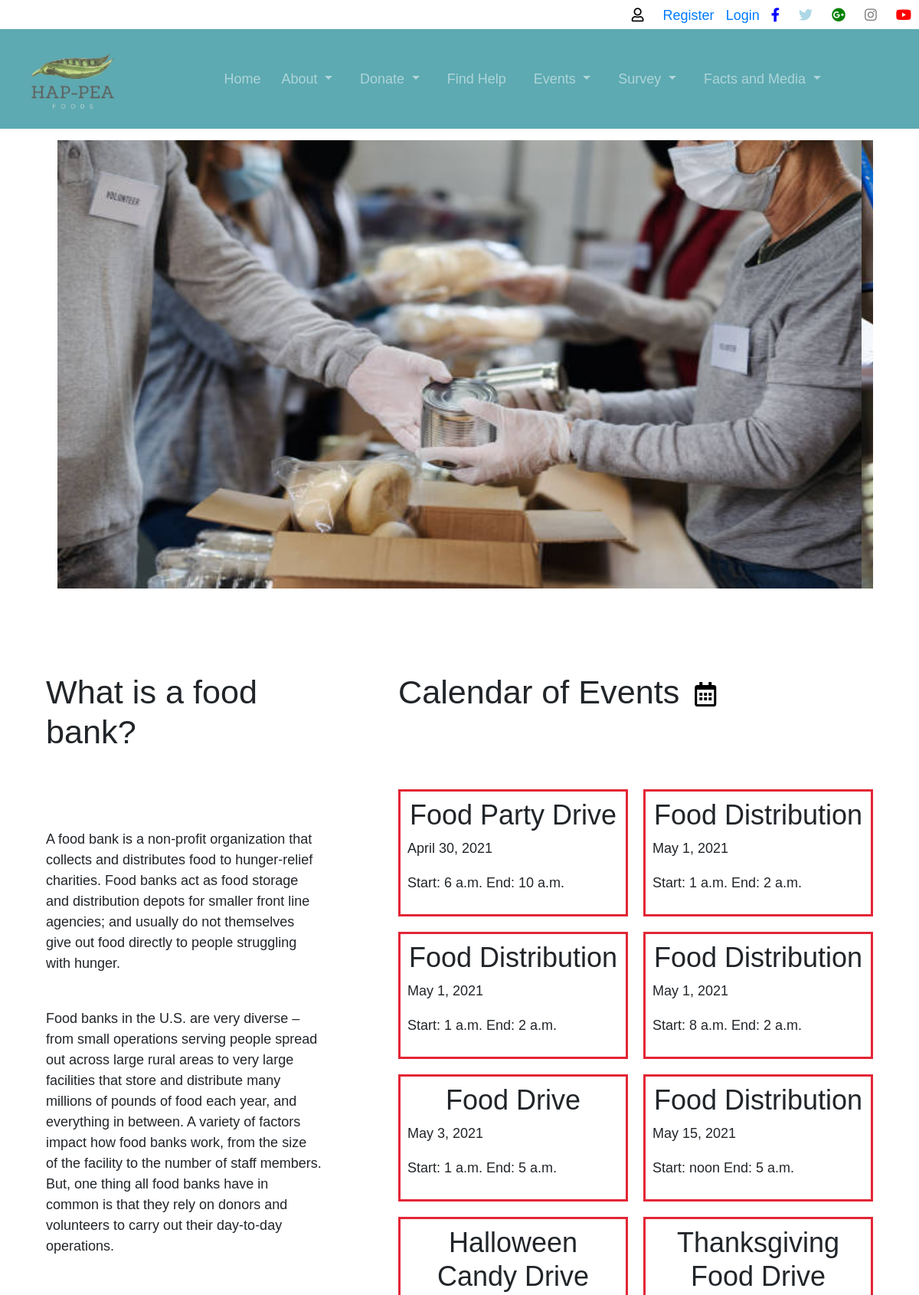
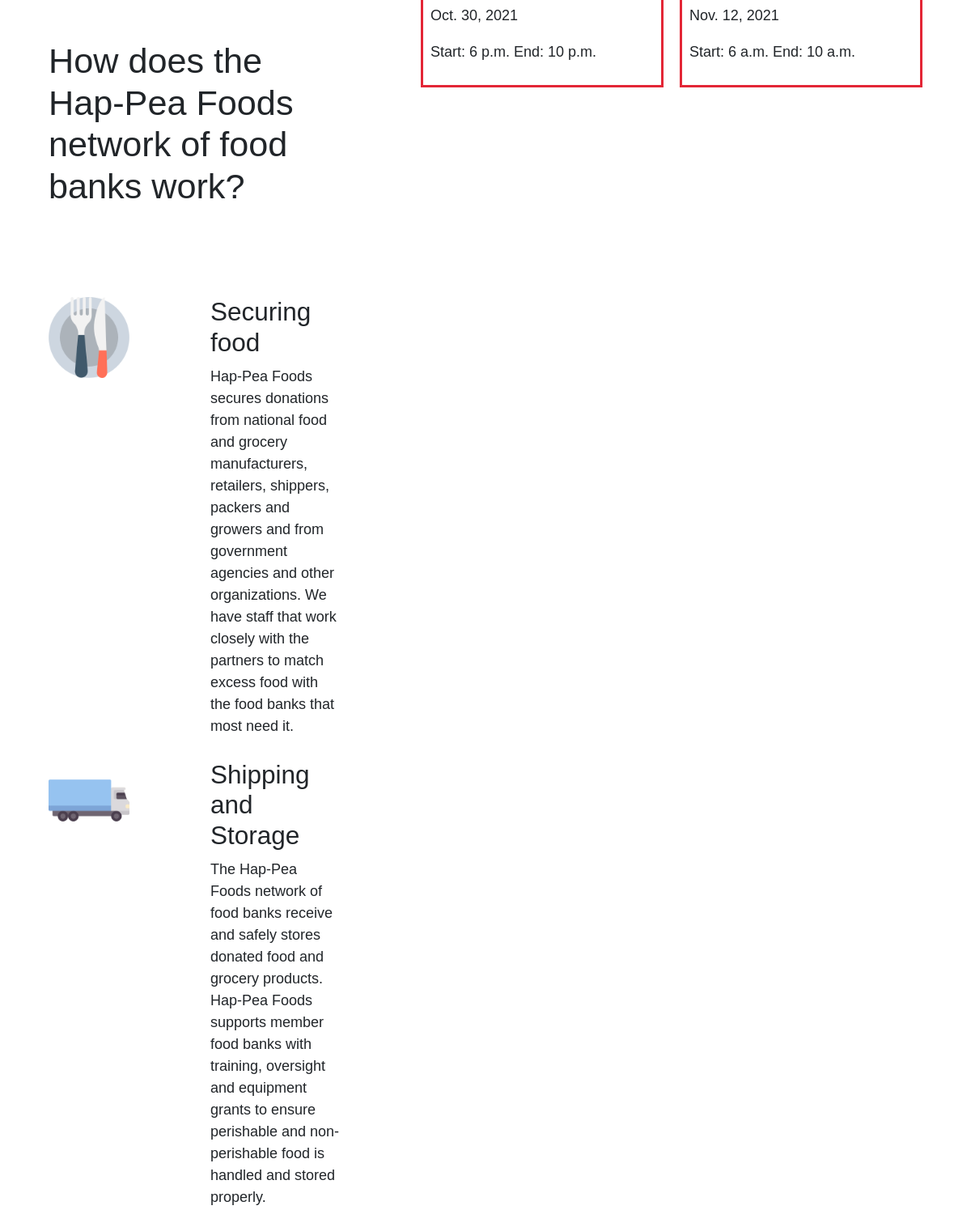
The page / (upper part) on the database its author committed (2 pictures, top to bottom).
### events/models.py (models this page shows, shortened)
class Event(models.Model):
    eventTitle = models.CharField(max_length=25,verbose_name='Title of Event',)
    eventDate = models.DateField(verbose_name='Date of Event',)
    startTime = models.TimeField(verbose_name='Start Time (hh:mm)')
    endTime = models.TimeField(verbose_name='End Time (hh:mm)')
    address = models.CharField(max_length=25,)
    city = models.CharField(max_length=25,)
    state = models.CharField(max_length=25,)
    zip = models.CharField(max_length=5,)

### hap_pea_foods/views.py (the view)
# urls.py: url('', views.homepage, name="home"),
def homepage(request):
    today = datetime.date.today()
    event_list = []
    raw_list = Event.objects.all().order_by('eventDate')
    for event in raw_list:
        if event.eventDate >= today:
            event_list.append(event)
    return render(request, 'homepage.html', {'event_list':event_list})

### templates/homepage.html (shortened to what this page needs)
{% extends 'base_layout.html' %}
{% block content %}
{% load static %}
  <div class="slider container">
    <figure>
      <img src="{% static 'handout.jpg' %}">
      <img src="{% static 'prepare.jpg' %}">
    </figure>
  </div>
  <div class="l_containter">
    <div class="column">
      <div class="leftblock">
        <h1>What is a food bank?</h1>
        <p>A food bank is a non-profit organization that collects and distributes food to hunger-relief charities. Food banks act as food storage and distribution depots for smaller front line agencies; and usually do not themselves give out food directly to people struggling with hunger.</p>
        <br/>
        <p>Food banks in the U.S. are very diverse – from small operations serving people spread out across large rural areas to very large facilities that store and distribute many millions of pounds of food each year, and everything in between. A variety of factors impact how food banks work, from the size of the facility to the number of staff members.  But, one thing all food banks have in common is that they rely on donors and volunteers to carry out their day-to-day operations. </p>
        <h1>How does the Hap-Pea Foods network of food banks work?</h1>
        <div class="row1">
          <div class="image-col">
            <img src="{% static '005-food.png' %}" alt="">
          </div>
          <div class="text">
            <h3>Securing food</h3>
            <p>Hap-Pea Foods secures donations from national food and grocery manufacturers, retailers, shippers, packers and growers and from government agencies and other organizations. We have staff that work closely with the partners to match excess food with the food banks that most need it.</p>
          </div>
        </div>
        <div class="row2">
          <div class="image-col">
            <img src="{% static '002-truck.png' %}" alt="">
          </div>
          <div class="text">
            <h3>Shipping and Storage</h3>
            <p>The Hap-Pea Foods network of food banks receive and safely stores donated food and grocery products. Hap-Pea Foods supports member food banks with training, oversight and equipment grants to ensure perishable and non-perishable food is handled and stored properly.</p>
          </div>
        </div>
        <div class="row3">
          <div class="image-col">
          </div>
          <div class="text">
          </div>
        </div>
      </div>
      <div class="home-calendar">
        <h1>Calendar of Events<a href="https://www.timeanddate.com/calendar/"><i class="far fa-calendar-alt" style="color: black"></i></a></h1>
        <div class="events-grid" style="margin-top: 20px; display: grid; grid-template-columns: 300px 300px; grid-gap: 20px;">
          {% for event in event_list %}
            <div class="event" style="border: 3px solid #E32636; padding: 3%;">
              <h2 class="text-center">{{event.eventTitle}}</h2>
              <p>{{event.eventDate}}</p>
              <p> Start: {{event.startTime}} End: {{event.endTime}}</p>
            </div>
          {% endfor %}
        </div>
      </div>
    </div>
  </div>
{% endblock %}

### static/css/style.css (style rules this page uses)
* { margin: 0; padding:0; outline: none; font-family: Arial, Helvetica, sans-serif; font-size: 18px; }
.wrapper_container h1 { text align: center; margin: 100px auto; font-size: 2.4em; }
.row1, .row2, .row3, .row4 { box-sizing: border-box; display: flex; }
.image-col { flex-basis: 10%; padding-top: 10px; }
.image-col img { height: 100px; width: 100px; }
.text { padding-top: 10px; padding-left: 100px; }
.column { display: flex; }
.leftblock { flex-basis: 250%; padding-top: 10px; }
.home-calendar { padding-top: 10px; padding-left: 100px; }
.home-calendar i { font-size: 32px; padding: 0 20px; }
.home-calendar .event { padding-bottom: 20px; }
.slider { overflow: hidden; }
.slider figure { position: relative; width: 500%; margin: 0; top: 15px; left: 0; animation: 20s slider infinite; }
.slider figure img { float: left; width: 20%; height: 600px; object-fit: fill; }
html, body { height: 100%; margin: 0; padding: 0; }

### rows shown on the page
Event: eventTitle "Food Party Drive", eventDate "April 30, 2021", startTime "6 a.m.", endTime "10 a.m."
Event: eventTitle "Food Distribution", eventDate "May 1, 2021", startTime "1 a.m.", endTime "2 a.m."
Event: eventTitle "Food Distribution", eventDate "May 1, 2021", startTime "1 a.m.", endTime "2 a.m."
Event: eventTitle "Food Distribution", eventDate "May 1, 2021", startTime "8 a.m.", endTime "2 a.m."
Event: eventTitle "Food Drive", eventDate "May 3, 2021", startTime "1 a.m.", endTime "5 a.m."
Event: eventTitle "Food Distribution", eventDate "May 15, 2021", startTime "noon", endTime "5 a.m."
Event: eventTitle "Halloween Candy Drive", eventDate "Oct. 30, 2021", startTime "6 p.m.", endTime "10 p.m."
Event: eventTitle "Thanksgiving Food Drive", eventDate "Nov. 12, 2021", startTime "6 a.m.", endTime "10 a.m."
